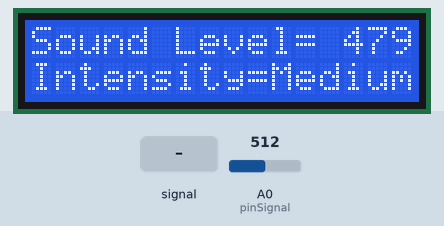
Bench run of a sketch on a simulated Arduino Uno, built with avr-gcc and run on an emulated ATmega328P. Parts: 16×2 character LCD. The inputs (shaded band) are chosen by the test bench; at power-on: A0 (pinSignal) = 512. What the sketch prints to the serial monitor is not drawn.

Above: at 1.2 s.
1.3 s: A0 (pinSignal) fed a 200 Hz sine of ±460 counts around its level
At 1.51 s:
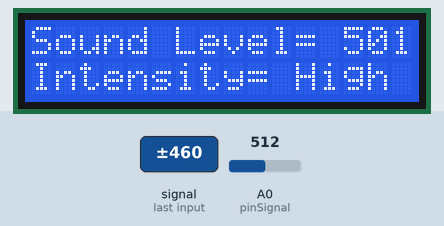
4.2 s: A0 (pinSignal) set to 0
At 4.49 s:
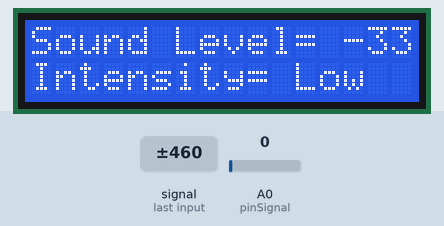
7.1 s: A0 (pinSignal) set to 122
At 7.35 s:
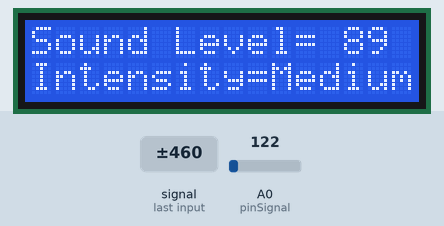
8.6 s: A0 (pinSignal) fed a 200 Hz sine of ±81 counts around its level
At 8.8 s:
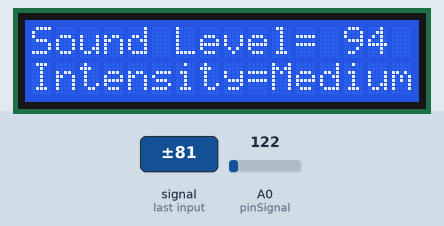
10.1 s: A0 (pinSignal) set to 306
At 10.44 s:
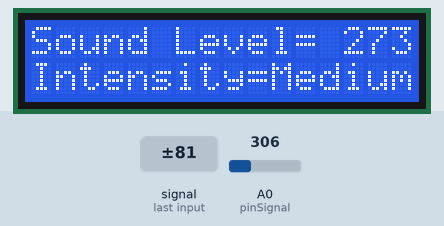
Timing chart, 0 to 12.7 s (numbered marks = the images above; inputs shaded):
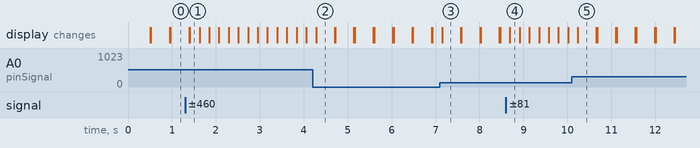

Measured:
- after the input at 1.3 s, the display: first differs from a run without the input after 0.11 s (image 1)
- after the input at 4.2 s, the display: changes after 0.08 s (image 2)
- after the input at 7.1 s, the display: changes after 0.05 s (image 3)
- after the input at 8.6 s, the display: changes after 0.09 s (image 4)
- what the display in image 2 shows lasts 0.4 s, from 4.3 s to 4.7 s

The sketch:

Audio_meter.ino
```cpp
// Helper Library for display
#include <LiquidCrystal.h>

LiquidCrystal lcd(7,8,10,11,12,13);

int num_Measure = 128 ; // Set the number of measurements

int pinSignal = A0; // pin connected to pin O module sound sensor

int redLed = 5;   // Just for testing purpose

long Sound_signal;    // Store the value read Sound Sensor

long sum = 0 ; // Store the total value of n measurements
long level = 0 ; // Store the average value

int soundlow = 40;
int soundmedium = 500;

void setup ()
{
  // Set the signal pin as input
  pinMode (pinSignal, INPUT);
  Serial.begin (9600);
  lcd.begin(16,2);
}

void loop ()
{
  // Performs 128 signal readings
  for ( int i = 0 ; i <num_Measure; i ++)
  {
   Sound_signal = analogRead (pinSignal);
    sum =sum + Sound_signal;
  }

  level = sum / num_Measure; // Calculate the average value
  Serial.print("Sound Level: ");
  lcd.print("Sound Level= ");

  Serial.println (level-33);    // Note that 33 is used just for leveling purpose

  lcd.print(level-33);


  if(level-33<soundlow)
  {
    lcd.setCursor(0,2);
    lcd.print("Intensity= Low");
     digitalWrite(redLed,LOW);
  }
  if(level-33>soundlow && level-33<soundmedium)
  {
    lcd.setCursor(0,2);
    lcd.print("Intensity=Medium");
     digitalWrite(redLed,LOW);
  }
  if(level-33>soundmedium)
  {
    lcd.setCursor(0,2);
    lcd.print("Intensity= High");
    digitalWrite(redLed,HIGH);
  }
  sum = 0 ; // Reset the sum of the measurement values
  delay(200);

  lcd.clear();
}
```
